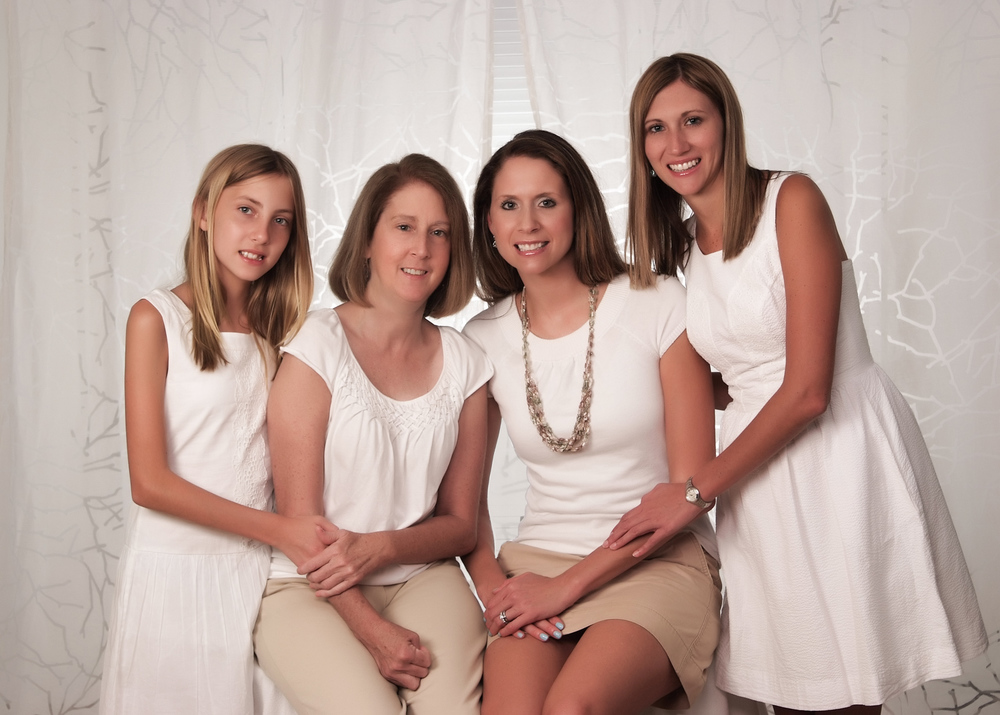
#> input picture Face Detection on Image- Haar Cascading/test.jpg, 1000 x 715 px
$ python static_detect.py
#> lines starting #> are read from the running program, lines starting #| are printed output that depends on the picture; after the words box and inside, x2 and y2 are one past the last pixel; in counts of white or black regions, pixels touching at a corner belong together
#The above Code is taken from docs.opencv.org
#The Detection is based on Haar Cascades

#OpenCV Program to detect faces
#import OpenCV Library where its functionality resides
import cv2

#The Features that need to be extracted from the image are present in the xml file
#The Cascade classifiers have been trained with a lot of postiive and negative images
face_cascade = cv2.CascadeClassifier('haarcascade_frontalface_default.xml')


#Reading img from the folder we need to perform face detection
img = cv2.imread('test.jpg')
#> img is the input picture: shape (715, 1000, 3); mean B, G, R 157.8, 166, 189.1

#Converting the orginal image to Gray image because we are detecting face
#and we not detecting colors

gray = cv2.cvtColor(img, cv2.COLOR_BGR2GRAY)
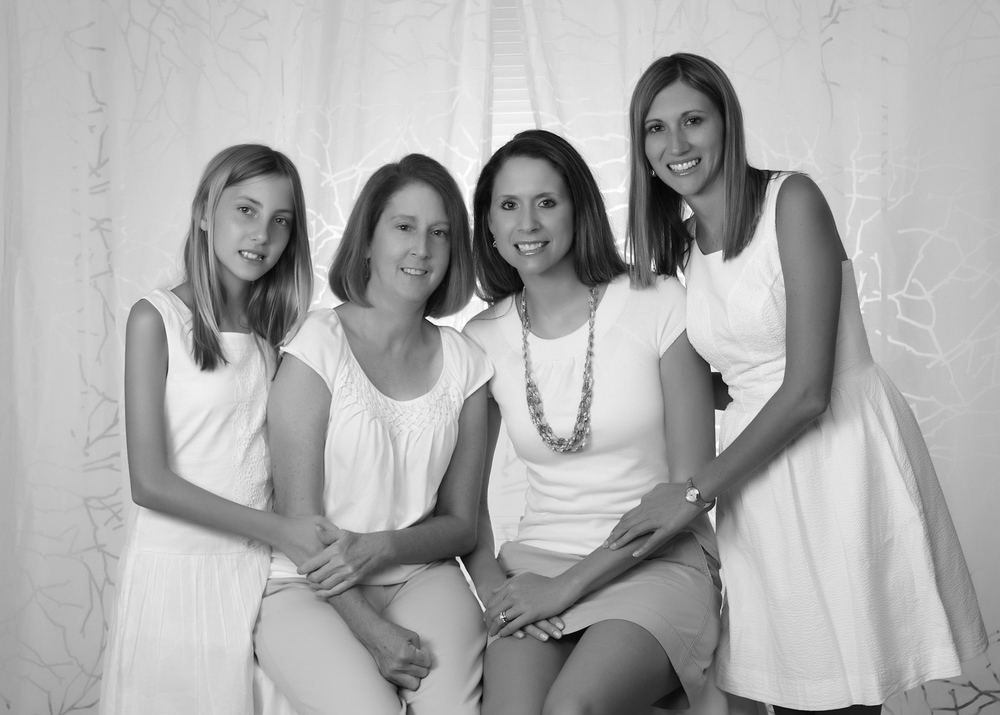
#> gray: shape (715, 1000); min 0, max 255, mean 172

#Output the Gray Image that is converted
cv2.imshow('Gray Image -Test',gray)

#Face Detection

faces = face_cascade.detectMultiScale(gray,1.3, 5)
#> faces = [[629, 89, 94, 94], [478, 166, 100, 100], [370, 192, 98, 98], [213, 178, 97, 97]]
for (x,y,w,h) in faces:
    cv2.rectangle(img,(x,y),(x+w,y+h),(0,255,255),4)
    roi_gray = gray[y:y+h, x:x+w]
    roi_color = img[x:y+h, y:x+w]
#> this loop made 4 passes
#> pass 1, `roi_gray = gray[y:y+h, x:x+w]`:
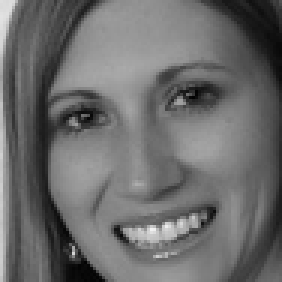
#> roi_gray: shape (94, 94) (shown 3 times larger); min 3, max 241, mean 107.4
#> pass 2, `roi_gray = gray[y:y+h, x:x+w]`:
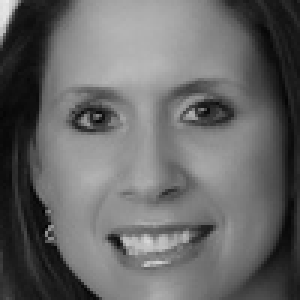
#> roi_gray: shape (100, 100) (shown 3 times larger); min 2, max 234, mean 103.2
#> pass 3, `roi_gray = gray[y:y+h, x:x+w]`:
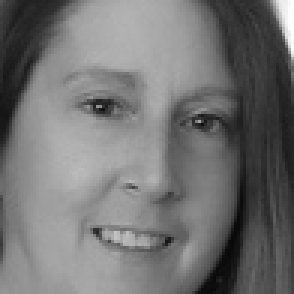
#> roi_gray: shape (98, 98) (shown 3 times larger); min 8, max 255, mean 115.1
#> after the loop:
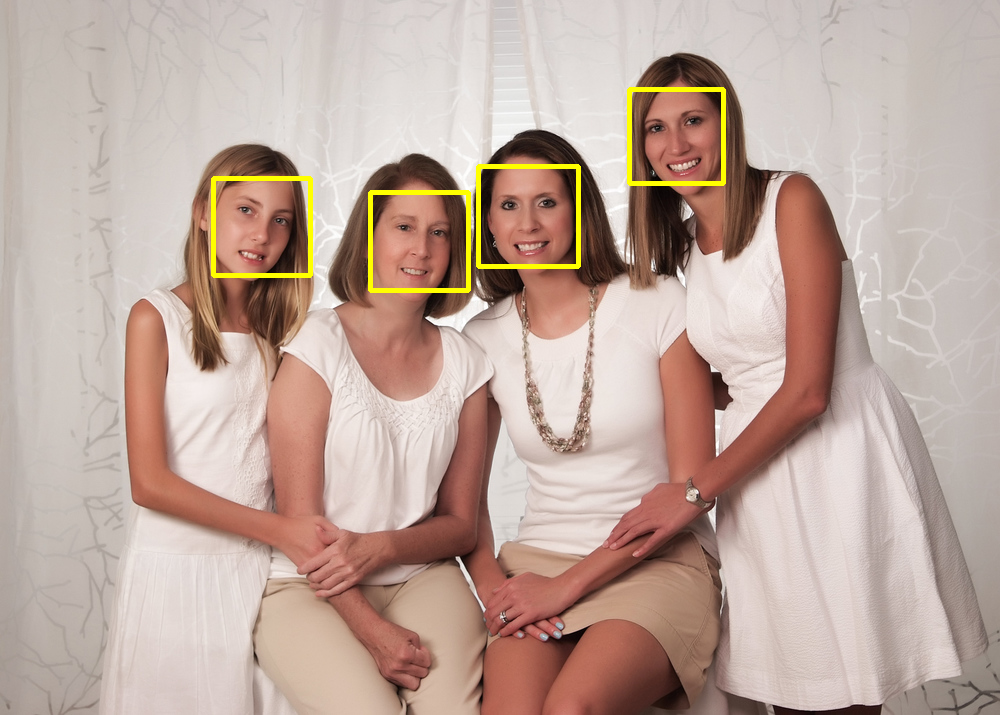
#> img: shape (715, 1000, 3); 1.08% of pixels changed, all inside (x1, y1, x2, y2) = (211, 87, 726, 293)


cv2.imshow('Face Detected Image',img)
cv2.waitKey(25000)
cv2.destroyAllWindows()
